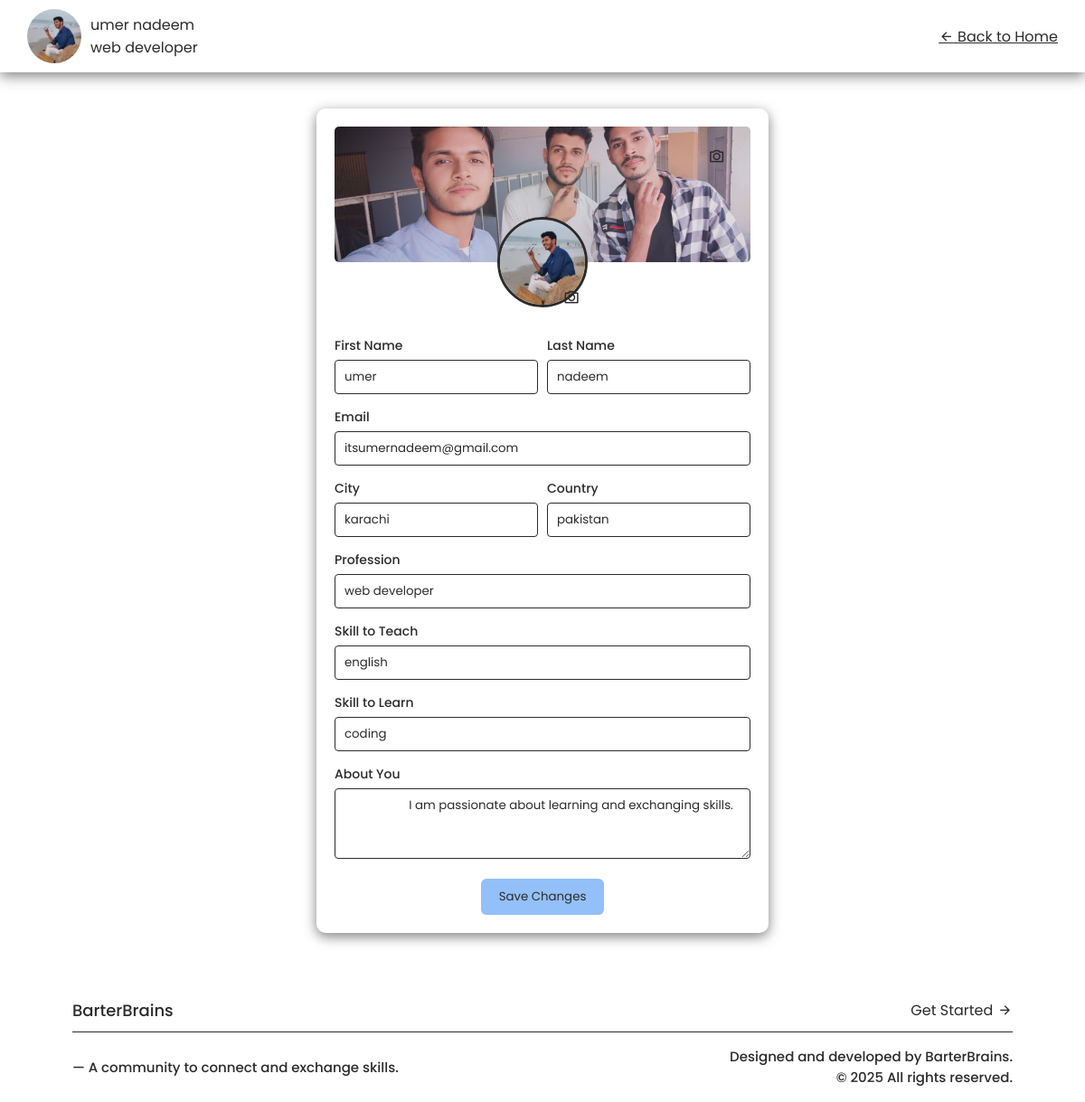
The page /edit-profile.php (signed in) on the database its author committed.
### tables this page shows
CREATE TABLE `users` (
  `id` int(11) NOT NULL,
  `first_name` varchar(50) NOT NULL,
  `last_name` varchar(50) NOT NULL,
  `email` varchar(100) NOT NULL,
  `password` varchar(255) NOT NULL,
  `teach_skills` text DEFAULT NULL,
  `learn_skills` text DEFAULT NULL,
  `profile_photo` varchar(255) DEFAULT NULL,
  `cover_photo` varchar(255) DEFAULT NULL,
  `city` varchar(100) DEFAULT NULL,
  `country` varchar(100) DEFAULT NULL,
  `profession` varchar(100) DEFAULT NULL,
  `about` text DEFAULT NULL,
  `role` varchar(20) NOT NULL DEFAULT 'user',
  `created_at` timestamp NOT NULL DEFAULT current_timestamp()
);

### edit-profile.php (the view, shortened to what this page needs)
<!DOCTYPE html>
<html lang="en">
<head>
  <link
    href="https://cdn.jsdelivr.net/npm/remixicon@4.1.0/fonts/remixicon.css"
    rel="stylesheet" />
  <link rel="stylesheet" href="style.css" />
</head>
<body class="edit-profile-pg changeTheme">
  <main>
    <?php
    include 'components/navBar2.php';
    ?>
    <section id="edit-profile">
      <div id="container">
        <div id="form-container">
          <?php
          include "config.php";
          $sql = "SELECT * FROM users WHERE id ={$user_id}";
          $result = mysqli_query($connect, $sql);
          if (
            mysqli_num_rows($result) >
            0
          ) {
            $row = mysqli_fetch_assoc($result); ?>
            <form
              action="update-edit-profile.php"
              method="post"
              enctype="multipart/form-data">
              <div id="cover-wrapper">
                <div id="cover-box">
                  <img
                    src="uploads/<?= $row['cover_photo']; ?>"
                    id="cover-img"
                    alt="Cover Photo" />
                </div>
                <label for="coverInput" class="camera-icon cover-camera">
                  <i class="ri-camera-line"></i>
                </label>
              </div>
              <div id="profile-wrapper">
                <div id="profile-box">
                  <img
                    src="<?= !empty($row['profile_photo']) ? 'uploads/' . $row['profile_photo'] : 'assets/profile-img.jpg' ?>"
                    id="profile-img"
                    alt="Profile Photo" />
                </div>
                <label for="profileInput" class="camera-icon profile-camera">
                  <i class="ri-camera-line"></i>
                </label>
              </div>
              <div id="input-fields">
                <div class="input-row">
                  <div class="input-group">
                    <label for="fname">First Name</label>
                    <input
                      type="text"
                      name="fname"
                      id="fname"
                      value="<?= $row['first_name']; ?>"
                      placeholder="Enter your first name"
                      required />
                  </div>
                  <div class="input-group">
                    <label for="lname">Last Name</label>
                    <input
                      type="text"
                      name="lname"
                      id="lname"
                      value="<?= $row['last_name']; ?>"
                      placeholder="Enter your last name"
                      required />
                  </div>
                </div>
                <div class="input-group">
                  <label for="email">Email</label>
                  <input
                    type="email"
                    name="email"
                    id="email"
                    value="<?= $row['email']; ?>"
                    placeholder="Enter your email"
                    required />
                </div>
                <div class="input-row">
                  <div class="input-group">
                    <label for="city">City</label>
                    <input
                      type="text"
                      name="city"
                      id="city"
                      value="<?= $row['city']; ?>"
                      placeholder="Enter your city"
                      required />
                  </div>
                  <div class="input-group">
                    <label for="country">Country</label>
                    <input
                      type="text"
                      name="country"
                      id="country"
                      value="<?= $row['country']; ?>"
                      placeholder="Enter your country"
                      required />
                  </div>
                </div>
                <div class="input-group">
                  <label for="profession">Profession</label>
                  <input
                    type="text"
                    name="profession"
                    id="profession"
                    value="<?= $row['profession']; ?>"
                    placeholder="E.g: English Tutor, Developer"
                    required />
                </div>
                <div class="input-group">
                  <label for="skill_teach">Skill to Teach</label>
                  <input
                    type="text"
                    name="skill_teach"
                    id="skill_teach"
                    value="<?= $row['teach_skills']; ?>"
                    placeholder="E.g: Guitar, Programming"
                    required />
                </div>
                <div class="input-group">
                  <label for="skill_learn">Skill to Learn</label>
                  <input
                    type="text"
                    name="skill_learn"
                    id="skill_learn"
                    value="<?= $row['learn_skills']; ?>"
                    placeholder="E.g: English, Video Editing"
                    required />
                </div>
                <div class="input-group">
                  <label for="about">About You</label>
                  <textarea
                    name="about"
                    id="about"
                    rows="3"
                    placeholder="Tell us something about yourself"
                    required>
                    <?= $row['about']; ?></textarea>
                </div>
                <button type="submit" name="save">Save Changes</button>
              </div>
            </form>
          <?php
          }
          ?>
        </div>
      </div>
    </section>
    <?php
    include "components/footer.php";
    ?>
  </main>
</body>
</html>

### components/navBar2.php (shortened to what this page needs)
<?php
include "./config.php";
$user_id = $_SESSION["user_id"];
$sql = "SELECT first_name, last_name ,profile_photo, profession FROM users WHERE id = {$user_id}";
$result = mysqli_query($connect, $sql);
if (mysqli_num_rows($result) > 0) {
    $row = mysqli_fetch_assoc($result);
}
?>
<nav>
    <div id="nav-left">
        <img src="<?= !empty($row['profile_photo']) ? './uploads/'.$row['profile_photo'] : './assets/profile-img.jpg' ?>" alt="" />
        <div id="user-info">
            <h4><?= $row['first_name']." ".$row['last_name']; ?></h4>
            <h4><?= !empty($row['profession']) ? $row['profession'] : 'profession'; ?></h4>
        </div>
    </div>
    <a href="dashboard.php" id="backTopdb" class="desktop-only">
        <i class="ri-arrow-left-line"></i> Back to Home
    </a>
</nav>

### style.css (style rules this page uses)
:root { --text-color: #2B2B2B; --text-color-light: #ffffff; --text-hover-color: #3467d6; --shadow-color: rgba(1, 1, 1, 0.5); --btn-txt-color: #ffffff; --btn-color: #93c0f8; --btn-hover-color: #7eb4f6; --popup-bg-color: rgba(101, 129, 176, 0.153); }
* { padding: 0; margin: 0; box-sizing: border-box; font-family: Poppins; color: var(--text-color); }
body { height: 100vh; width: 100vw; overflow-x: hidden; }
.changeTheme { background: url(https://i.pinimg.com/736x/97/72/1c/97721c51c86a499b714d5ed2db50eeac.jpg) no-repeat center center/cover; transition: background 0.3s ease; }
.edit-profile-pg { position: relative; height: 100%; width: 100%; overflow-x: hidden; }
.edit-profile-pg nav, #profile-pg nav { display: flex; justify-content: space-between; align-items: center; padding: 0 30px; color: var(--text-color); box-shadow: 0 4px 14px var(--shadow-color); height: 80px; backdrop-filter: blur(10px); }
.edit-profile-pg nav img, #profile-pg nav img { width: 60px; border-radius: 50px; }
.edit-profile-pg nav #nav-left, #profile-pg nav #nav-left { display: flex; align-items: center; gap: 10px; }
.edit-profile-pg nav h4, #profile-pg nav h4 { font-weight: 400; }
.edit-profile-pg nav a, #profile-pg nav a { color: var(--text-color); transition: color 0.3s ease; }
.edit-profile-pg nav i, #profile-pg nav i { color: inherit; }
#edit-profile #container { width: 100%; max-width: 500px; margin: 40px auto; border-radius: 10px; box-shadow: 0 4px 14px var(--shadow-color); text-align: center; backdrop-filter: blur(10px); }
#edit-profile #cover-wrapper { position: relative; width: 100%; }
#edit-profile #cover-wrapper #cover-box { width: 100%; height: 150px; background-color: #f1f1f1; border-radius: 5px; overflow: hidden; }
#edit-profile #cover-img { height: 100%; width: 100%; object-fit: cover; }
#edit-profile #profile-wrapper { position: relative; margin-top: -50px; }
#edit-profile #profile-wrapper #profile-box { width: 100px; height: 100px; border-radius: 50%; border: 3px solid var(--text-color); display: inline-block; overflow: hidden; }
#edit-profile #profile-img { object-fit: cover; width: 100%; height: 100%; }
#edit-profile .camera-icon { position: absolute; border-radius: 50px; padding: 5px 8px; cursor: pointer; font-size: 18px; color: var(--text-color); background: var(--background-color); z-index: 99; }
#edit-profile .cover-camera { top: 14px; right: 20px; }
#edit-profile .profile-camera { bottom: 0; right: 43%; transform: translateX(50%); }
#edit-profile #form-container { padding: 20px; }
#edit-profile #input-fields { padding: 25px 0 0; }
#edit-profile .input-group { margin-bottom: 15px; }
#edit-profile .input-group input, #edit-profile .input-group textarea { width: 100%; padding: 8px 10px; border: 1px solid var(--text-color); outline: none; border-radius: 4px; background: none; }
#edit-profile .input-row { display: flex; gap: 10px; }
#edit-profile .input-row .input-group { flex: 1; }
#edit-profile button[type="submit"] { background: var(--btn-color); color: var(--text-color); border: none; padding: 10px 20px; border-radius: 6px; cursor: pointer; transition: all 0.3s ease; }
#edit-profile .input-group label { display: block; font-weight: 500; margin-bottom: 5px; text-align: left; color: var(--text-color); font-size: 14px; }

### rows shown on the page
users: profile_photo (picture), first_name "umer", last_name "nadeem", profession "web developer", cover_photo (picture), fname "umer", lname "nadeem", email "itsumernadeem@gmail.com", city "karachi", country "pakistan", skill_teach "english", skill_learn "coding", about "I am passionate about learning and exchanging skills."
